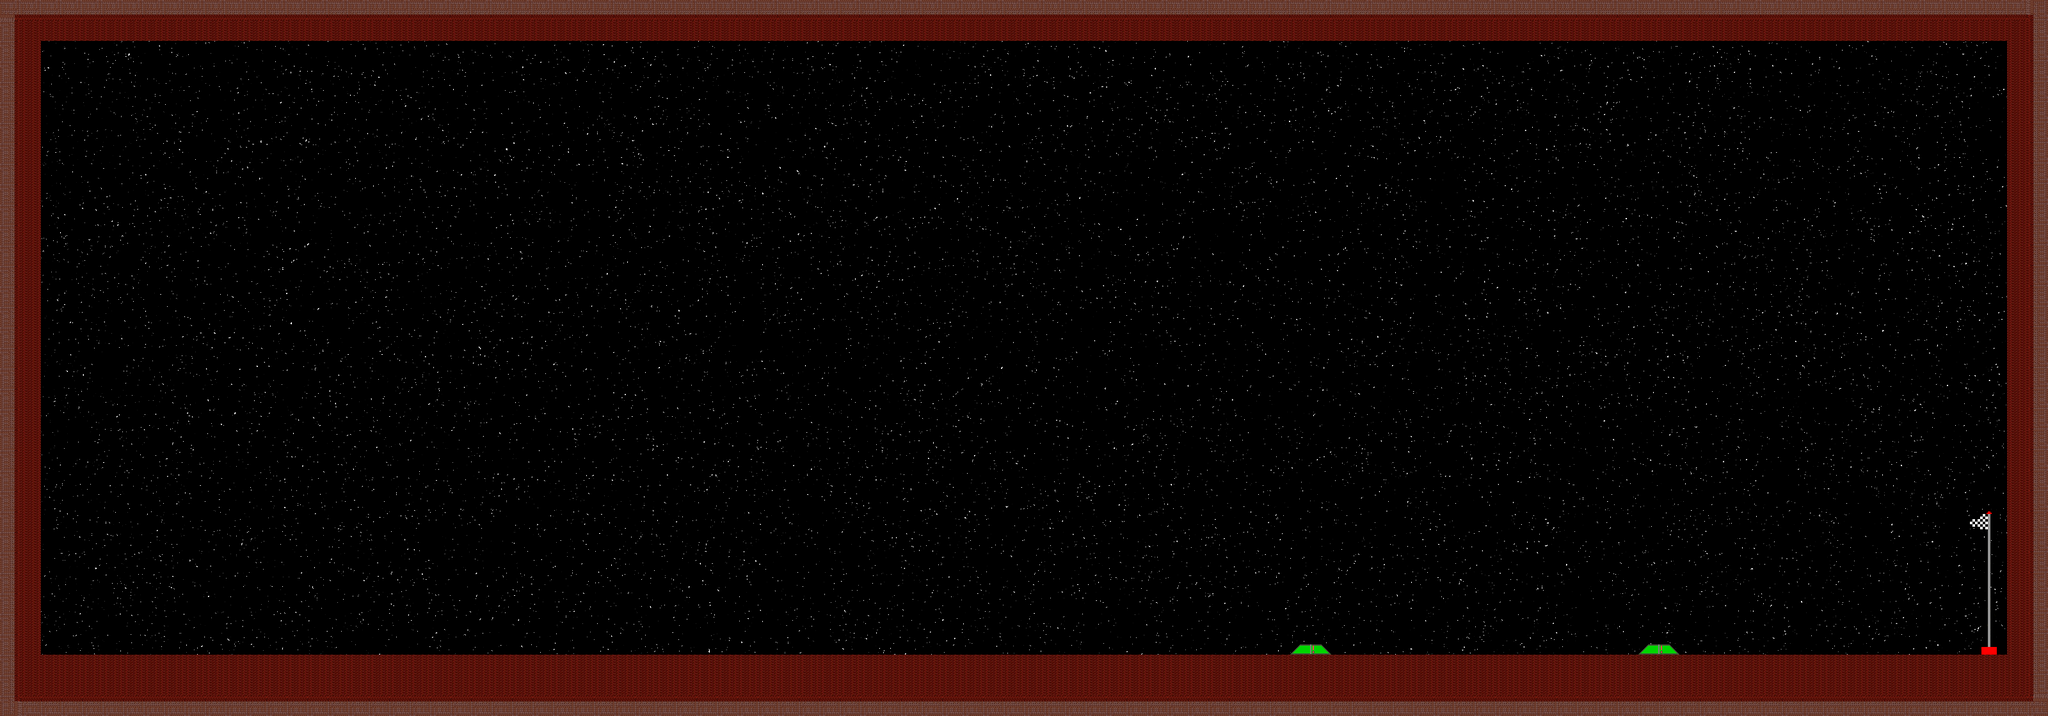

The image is a tile-based game level rendered from a .tmx file. Its description and source (layers, tilesets, objects; grid data summarised) follow:
An orthogonal 100x35 tile map with 32x32 px tiles, 2 tile layers (Background, TutLayer), 5 tilesets.

<map version="1.0" orientation="orthogonal" width="100" height="35" tilewidth="32" tileheight="32">
 <tileset firstgid="1" name="MarsoberF" tilewidth="32" tileheight="32">
  <image source="../assets/MarsoberF/MarsoberF.png" trans="ffffff" width="32" height="32" />
  <tile id="0">
   <properties>
    <property name="type" value="marsObfSolid" />
   </properties>
  </tile>
 </tileset>
 <tileset firstgid="2" name="MarsunterF_n" tilewidth="32" tileheight="32">
  <image source="../assets/MarsoberF/MarsunterF_n.png" trans="ffffff" width="160" height="64" />
  <tile id="0">
   <properties>
    <property name="type" value="marsObSolid" />
   </properties>
  </tile>
  <tile id="1">
   <properties>
    <property name="type" value="marsReSolid" />
   </properties>
  </tile>
  <tile id="2">
   <properties>
    <property name="type" value="marsUntSolid" />
   </properties>
  </tile>
  <tile id="3">
   <properties>
    <property name="type" value="marsLiSolid" />
   </properties>
  </tile>
  <tile id="4">
   <properties>
    <property name="type" value="marsLiUSolid" />
   </properties>
  </tile>
  <tile id="5">
   <properties>
    <property name="type" value="marsLiObSolid" />
   </properties>
  </tile>
  <tile id="6">
   <properties>
    <property name="type" value="marsReObSolid" />
   </properties>
  </tile>
  <tile id="7">
   <properties>
    <property name="type" value="marsReUSolid" />
   </properties>
  </tile>
  <tile id="8">
   <properties>
    <property name="type" value="marsUntfSolid" />
   </properties>
  </tile>
 </tileset>
 <tileset firstgid="12" name="endflag" tilewidth="48" tileheight="229">
  <image source="../assets/endflag.png" width="48" height="229" />
  <tile id="0">
   <properties>
    <property name="type" value="instruction1" />
   </properties>
  </tile>
 </tileset>
 <tileset firstgid="13" name="jumpplatform" tilewidth="64" tileheight="16">
  <image source="../assets/jumpplatform.png" trans="ffffff" width="64" height="16" />
  <tile id="0">
   <properties>
    <property name="type" value="platformSpeedy" />
   </properties>
  </tile>
 </tileset>
 <tileset firstgid="14" name="stars" tilewidth="3584" tileheight="1760">
  <image source="../assets/stars.png" width="3584" height="1760" />
 </tileset>
 <layer name="Background" width="100" height="35">
  <data>[3500 cells, 1 non-empty, 1 distinct tile ids]</data>
 </layer>
 <layer name="TutLayer" width="100" height="35">
  <properties>
   <property name="" value="" />
  </properties>
  <data>[3500 cells, 623 non-empty, 11 distinct tile ids]</data>
 </layer>
</map>
